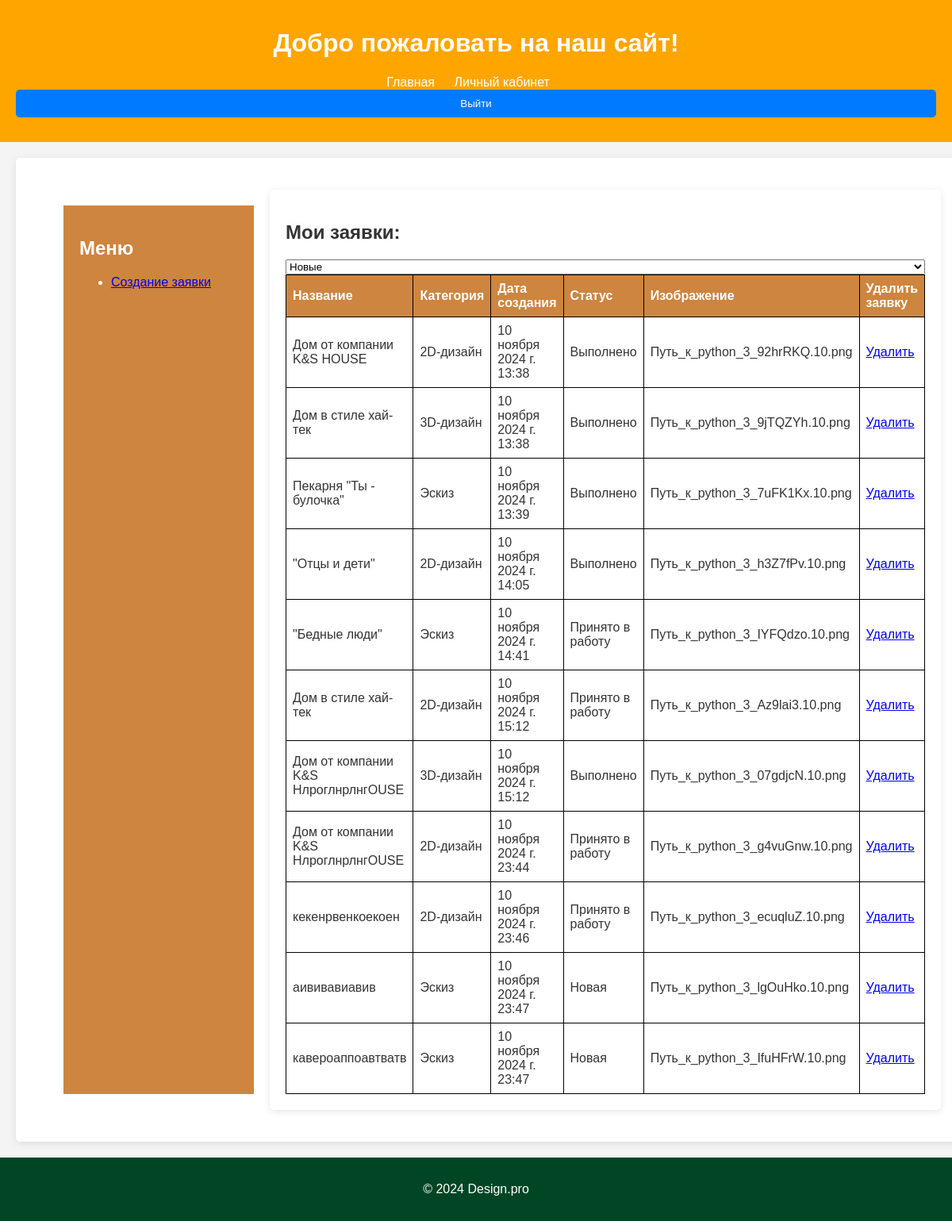
The app's page /designapp/profile/ (signed in) with its own data.
### designapp/models.py (models this page shows, shortened)
class Application(models.Model):
    user = models.ForeignKey(settings.AUTH_USER_MODEL, on_delete=models.CASCADE, related_name='applications')
    timestamp = models.DateTimeField(auto_now_add=True)
    title = models.CharField(max_length=255, blank=False)
    description = models.TextField(blank=False)
    category = models.ForeignKey(Category, on_delete=models.CASCADE)
    status = models.CharField(max_length=50, default='Новая')  # Например, 'Принято в работу', 'Выполнено', 'Новая'
    photo = models.ImageField(upload_to='photos/', null=True, blank=False)
    comment = models.TextField(null=True, blank=False)
    design_image = models.ImageField(upload_to='designs/', null=True, blank=False)
    @property
    def photo_name(self):
        return os.path.basename(self.photo.name)

class Category(models.Model):
    name = models.CharField(max_length=100)
    def __str__(self):
        return self.name

### designapp/views.py (the view)
# urls.py: path('profile/', views.ApplicationListView.as_view(), name='profile'),
class ApplicationListView(generic.ListView):
    model = Application
    template_name = 'designapp/application_list.html'
    context_object_name = 'applications'
    def get_queryset(self):
        queryset = Application.objects.filter(user=self.request.user)
        status = self.request.GET.get('status')  # Получаем статус из GET-параметров
        if status:
            queryset = queryset.filter(status=status)  # Фильтруем по статусу
        return queryset

### designapp/templates/designapp/application_list.html (shortened to what this page needs)
{% extends "base.html" %}
{% block content %}
<div class="container">
    <div class="sidebar">
        <h2>Меню</h2>
        <ul>
            <li><a href="{% url 'designapp:application-create' %}">Создание заявки</a></li>
        </ul>
    </div>
    <main>
        <h2>Мои заявки:</h2>
        <form method="get" action="">
            <select name="status" id="status" onchange="this.form.submit()">
                <option value="Новая" {% if request.GET.status == 'Новая' %}selected{% endif %}>Новые</option>
            </select>
        </form>
        <table>
            <thead>
                <tr>
                    <th>Название</th>
                    <th>Категория</th>
                    <th>Дата создания</th>
                    <th>Статус</th>
                    <th>Изображение</th>
                    <th>Удалить заявку</th>
                </tr>
            </thead>
            <tbody>
                {% for application in applications %}
                <tr>
                    <td>{{ application.title }}</td>
                    <td>{{ application.category }}</td>
                    <td>{{ application.timestamp }}</td>
                    <td>{{ application.status }}</td>
                    <td>{{ application.photo_name }}</td>
                        <td><a href="{% url 'designapp:application-delete' application.id %}">Удалить</a></td>
                </tr>
                {% empty %}
                <tr>
                    <td colspan="6">Заявок нет</td>
                </tr>
                {% endfor %}
            </tbody>
        </table>
    </main>
</div>
{% endblock %}

### designapp/static/css/style.css (style rules this page uses)
body { font-family: Arial, sans-serif; margin: 0; padding: 0; background-color: #f4f4f4; color: #333; }
.container { display: flex; margin: 20px; }
main { flex: 3; padding: 20px; background-color: #fff; border-radius: 5px; box-shadow: 0 2px 10px rgba(0, 0, 0, 0.1); }
.sidebar { width: 200px; padding: 20px; margin: 20px; background-color: #CD853F; color: #FFFF; }
table { width: 100%; border-collapse: collapse; }
th, td { border: 1px solid #000; padding: 8px; text-align: left; }
th { background-color: #CD853F; color: #FFFF; }
form { display: flex; flex-direction: column; }

### records on screen
Application: title "Дом от компании K&S HOUSE", category "2D-дизайн", timestamp "10 ноября 2024 г. 13:38", status "Выполнено", photo_name "Путь_к_python_3_92hrRKQ.10.png"
Application: title "Дом в стиле хай-тек", category "3D-дизайн", timestamp "10 ноября 2024 г. 13:38", status "Выполнено", photo_name "Путь_к_python_3_9jTQZYh.10.png"
Application: title "Пекарня \"Ты - булочка\"", category "Эскиз", timestamp "10 ноября 2024 г. 13:39", status "Выполнено", photo_name "Путь_к_python_3_7uFK1Kx.10.png"
Application: title "\"Отцы и дети\"", category "2D-дизайн", timestamp "10 ноября 2024 г. 14:05", status "Выполнено", photo_name "Путь_к_python_3_h3Z7fPv.10.png"
Application: title "\"Бедные люди\"", category "Эскиз", timestamp "10 ноября 2024 г. 14:41", status "Принято в работу", photo_name "Путь_к_python_3_IYFQdzo.10.png"
Application: title "Дом в стиле хай-тек", category "2D-дизайн", timestamp "10 ноября 2024 г. 15:12", status "Принято в работу", photo_name "Путь_к_python_3_Az9lai3.10.png"
Application: title "Дом от компании K&S HлроглнрлнгOUSE", category "3D-дизайн", timestamp "10 ноября 2024 г. 15:12", status "Выполнено", photo_name "Путь_к_python_3_07gdjcN.10.png"
Application: title "Дом от компании K&S HлроглнрлнгOUSE", category "2D-дизайн", timestamp "10 ноября 2024 г. 23:44", status "Принято в работу", photo_name "Путь_к_python_3_g4vuGnw.10.png"
Application: title "кекенрвенкоекоен", category "2D-дизайн", timestamp "10 ноября 2024 г. 23:46", status "Принято в работу", photo_name "Путь_к_python_3_ecuqluZ.10.png"
Application: title "аививавиавив", category "Эскиз", timestamp "10 ноября 2024 г. 23:47", status "Новая", photo_name "Путь_к_python_3_lgOuHko.10.png"
Application: title "кавероаппоавтватв", category "Эскиз", timestamp "10 ноября 2024 г. 23:47", status "Новая", photo_name "Путь_к_python_3_IfuHFrW.10.png"
